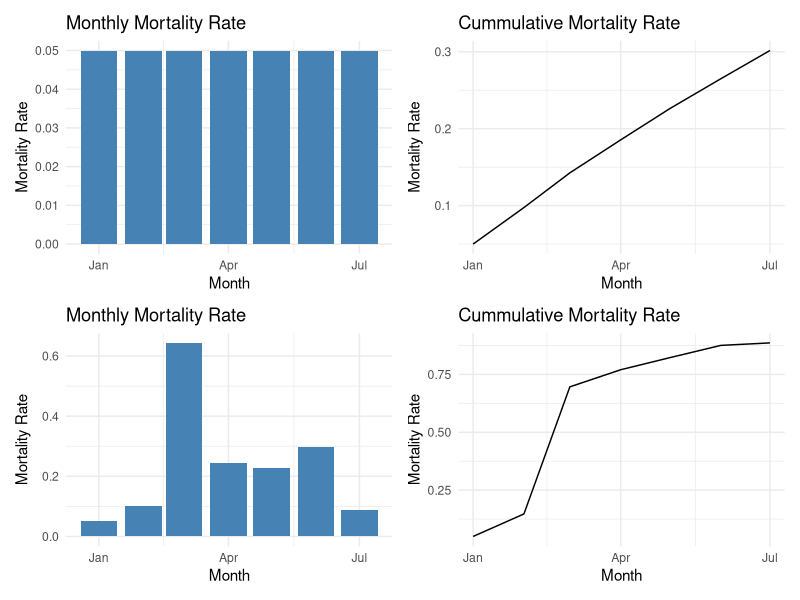

Reproduce this figure in R.
# The code below has dummy data and functions to calculate mortality.
# We also provide a calculator in Excel for people to use with their own data.
# The calculator itself is not part of the app because we don't want to
# handle company or farm level data in the app and potentially run into legal
# or security issues.
library(ggplot2)
library(tibble)
library(patchwork)

dat_1 <- tibble::tribble(
  ~month       , ~beginning_count , ~end_count , ~dead_count ,
  "2025-01-01" , 1000L            , 950L       , 50L         ,
  "2025-02-01" , 1000L            , 950L       , 50L         ,
  "2025-03-01" , 1000L            , 950L       , 50L         ,
  "2025-04-01" , 1000L            , 950L       , 50L         ,
  "2025-05-01" , 1000L            , 950L       , 50L         ,
  "2025-06-01" , 1000L            , 950L       , 50L         ,
  "2025-07-01" , 1000L            , 950L       , 50L
)

dat_2 <- tibble::tribble(
  ~month       , ~beginning_count , ~end_count , ~dead_count ,
  "2025-01-01" , 1000L            ,  950L      ,  50L        ,
  "2025-02-01" , 1100L            ,  750L      , 100L        ,
  "2025-03-01" ,  900L            ,  650L      , 800L        ,
  "2025-04-01" , 1200L            ,  950L      , 300L        ,
  "2025-05-01" , 1000L            ,  550L      , 200L        ,
  "2025-06-01" ,  600L            ,  250L      , 150L        ,
  "2025-07-01" , 1500L            , 1150L      , 120L
)

calculate_mortality <- function(dat) {
  dat$month <- as.Date(dat$month)
  dat$ar_count <- (dat$beginning_count + dat$end_count) / 2
  dat$mort_rate <- dat$dead_count / dat$ar_count
  dat$mort_risk <- 1 - exp(-dat$mort_rate)
  dat$cum_risks <- 1 - exp(-cumsum(-log(1 - dat$mort_risk)))

  dat
}

plot_monthly_mortality <- function(dat) {
  ggplot(dat) +
    aes(x = month, y = mort_risk) +
    geom_bar(stat = "identity", fill = "steelblue") +
    labs(title = "Monthly Mortality Rate", x = "Month", y = "Mortality Rate") +
    theme_minimal()
}

plot_cummulative_mortality <- function(dat) {
  ggplot(dat) +
    aes(x = month, y = cum_risks) +
    geom_line() +
    labs(
      title = "Cummulative Mortality Rate",
      x = "Month",
      y = "Mortality Rate"
    ) +
    theme_minimal()
}


p1 <- calculate_mortality(dat_1) |> plot_monthly_mortality()
p2 <- calculate_mortality(dat_1) |> plot_cummulative_mortality()
p3 <- calculate_mortality(dat_2) |> plot_monthly_mortality()
p4 <- calculate_mortality(dat_2) |> plot_cummulative_mortality()

p1 + p2 + p3 + p4
